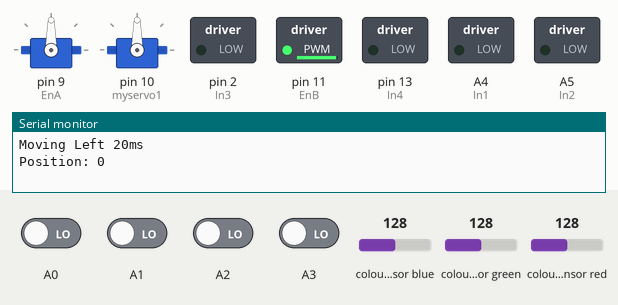
Bench run of a sketch on a simulated Arduino Uno, built with avr-gcc and run on an emulated ATmega328P. On the bench: 2 × servo, switched loads named in the sketch (green lamp = pin HIGH), the last lines printed to the serial monitor. Wiring (inferred from the names in the program): TCS3200 colour sensor: output pin 8; S2 pin 7; S3 pin 6; S0 pin 3; S1 pin 4. Dashed ring = blinking. Inputs (shaded band) come from the test bench; at power-on: A0–3 LOW, colour sensor blue 128, colour sensor green 128, colour sensor red 128. Pins used as bus, display or sensor lines are not drawn.

Above: at 11.2 s.
11.3 s: A2 driven HIGH
At 12.6 s:
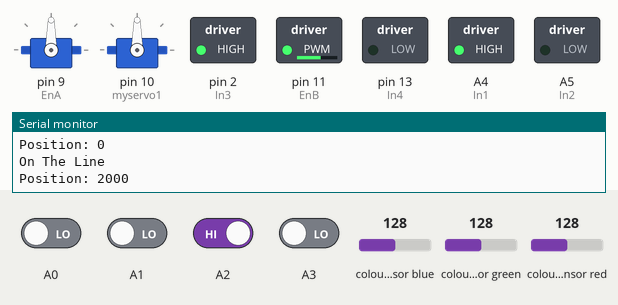
14.3 s: A1 driven HIGH
At 15.3 s:
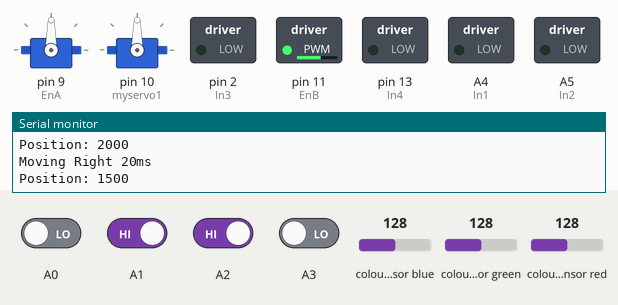
20.3 s: A0 driven HIGH
At 21.57 s:
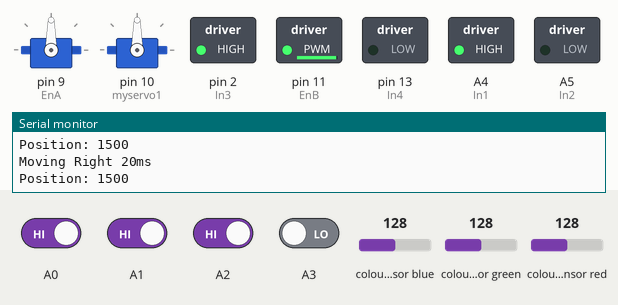
23.3 s: A0 driven LOW
At 25.5 s:
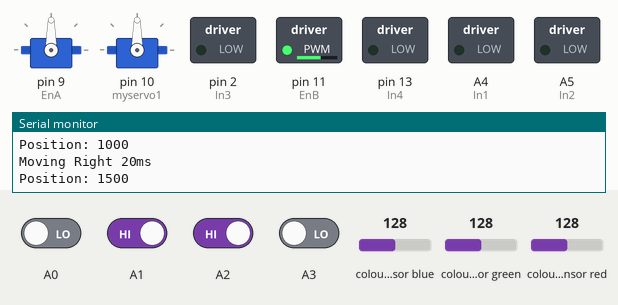
Timing chart, 0 to 27.3 s (numbered marks = the images above; inputs shaded):
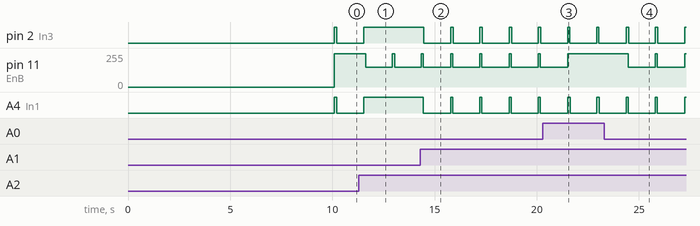

Measured:
- after the input at 11.3 s, pin 2 (In3), A4 (In1): goes on until 11.5 s, then stays HIGH; pin 11 (EnB): 250/255 → 150/255 after 0.33 s, → 250/255 1.3 s later, → 150/255 0.11 s later
- after the input at 14.3 s, pin 2 (In3): alternates HIGH for 0.13 s and LOW for 1.3 s, starting after 0.18 s; A4 (In1): alternates HIGH for 0.11 s and LOW for 1.3 s, starting after 0.16 s
- after the input at 20.3 s, pin 11 (EnB): goes on until 21.5 s, then stays 250/255
- after the input at 23.3 s, pin 11 (EnB): alternates 250/255 for 0.11 s and 150/255 for 1.3 s, starting after 1.2 s

The sketch:

Clanker1.ino
```cpp
#include <Servo.h>
#include <QTRSensors.h>

Servo myservo;  // create servo object to control a servo
Servo myservo1;


#define S0 3
#define S1 4
#define S2 7
#define S3 6
#define sensorOut 8
#define OE 5


//white
int white[] = {20, 20, 20};
bool whiteFlag[] = {false, false, false};
int frequency = 0;
int difference = 0;
//black
int black [] = {129, 170, 170};
bool blackFlag[] = {false, false, false};
int frequencyB = 0;
int differenceB = 0;
//purple
int purp[] = {90, 110, 75};
bool purpFlag[] = {false, false, false};
int frequencyC = 0;
int differenceC = 0;
//yellow
int yellow[] = {33, 53, 61};
bool yellowFlag[] = {false, false, false};
int frequencyD = 0;
int differenceD = 0;

//ultrasonic
const int echoPin = (12);
const int trigPin = (11);
int duration, distance;
unsigned long c_time;
unsigned long p_time;
unsigned long t_time;
//wheels
const int In1 = A4;
const int In2 = A5;
const int In3 = 2;
const int In4 = 13;
const int EnA = 9;
const int EnB = 11;
const uint8_t SensorCount = 4;
uint16_t sensorValues[SensorCount];

QTRSensors qtrA;
QTRSensors qtrB;

void setup() {

  for (uint16_t i = 0; i < 400; i++){
    qtrB.calibrate();
    Serial.print("Calibrated: ");
    Serial.println(i);
  }
  pinMode(S0, OUTPUT);
  pinMode(S1, OUTPUT);
  pinMode(S2, OUTPUT);
  pinMode(S3, OUTPUT);
  pinMode(OE, OUTPUT);
  pinMode(sensorOut, INPUT);

  digitalWrite(S0,HIGH);
  digitalWrite(S1,LOW);
  digitalWrite(OE, LOW);

  myservo.attach(9);
  myservo1.attach(10);
  qtrA.setTypeRC();

  pinMode(trigPin, OUTPUT);
  pinMode(echoPin, INPUT);

  qtrA.setSensorPins((const uint8_t[]){A0, A1, A2, A3}, SensorCount);

  pinMode(In1, OUTPUT);
  pinMode(In2, OUTPUT);
  pinMode(In3, OUTPUT);
  pinMode(In4, OUTPUT);

  Serial.begin(9600);

}

void loop() {
 //Claw();
 //Clench();
 Wheels();
 Line();
 StayOnTheLine();
 sensorfunc();
 White();
 Black();
 Yellow();
 Purple();

}

/*void Claw(){

  if(millis() - p_time > 250){
  p_time = millis();
  digitalWrite(trigPin, LOW);
  delayMicroseconds(2);
  digitalWrite(trigPin, HIGH);
  delayMicroseconds(10);
  digitalWrite(trigPin, LOW);
  long duration = pulseIn(echoPin, HIGH);
  distance = duration * 0.034 / 2;
  //Serial.println(distance);
  }
}*/

void StayOnTheLine(){
  uint16_t position = qtrA.readLineBlack(sensorValues);
  if (position > 1300 && position < 1600){
    digitalWrite(In1, LOW);
    digitalWrite(In3, HIGH);
    Serial.println("Moving Right 20ms");
    analogWrite(EnB,150);
    delay(20);
    digitalWrite(In1, LOW);
    digitalWrite(In3, LOW);
  }

  if (position < 1300){
    digitalWrite(In1, HIGH);
    digitalWrite(In3, LOW);
    analogWrite(EnA, 170);
    Serial.println("Moving Left 20ms");
    delay(20);
    digitalWrite(In1, LOW);
    digitalWrite(In3, LOW);
  }
  if (position > 1600){
    digitalWrite(In1, HIGH);
    digitalWrite(In3, HIGH);
    analogWrite(EnA, 170);
    analogWrite(EnB,150);
    Serial.println("On The Line");
  }

}
void sensorfunc() {

  // this code can be updated to use the built in location function in qtr
  uint16_t position = qtrA.readLineBlack(sensorValues);
  Serial.print("Position: ");
  Serial.println(position);
  delay(500);

}

void Line(){

if (millis() - t_time > 250){
  t_time = millis();
  qtrA.read(sensorValues);
}
  //print the sensor values as numbers from 0 to 1023, where 0 means maximum
  //reflectance and 1023 means minimum reflectance
  for (uint8_t i = 0; i < SensorCount; i++)
  {
    //Serial.print(sensorValues[i]);
    //Serial.print('\t');
  }
  //Serial.println();

  delay(100);

}
/*void Clench(){

  if (distance <= 7){
    delay(250);
    myservo.write(90);
    myservo1.write(90);

  }
  else
  {
   delay(250);
   myservo.write(180);
   myservo1.write(0);

  }
}*/
void White()
{
   // Setting red filtered photodiodes to be read
  digitalWrite(S2,LOW);
  digitalWrite(S3,LOW);

  // Reading the output frequency
  frequency = pulseIn(sensorOut, LOW);
  difference = frequency - white[0];
  if(abs(difference)<15){
    whiteFlag[0] = true;
  }
  delay(50);

  // Setting Green filtered photodiodes to be read
  digitalWrite(S2,HIGH);
  digitalWrite(S3,HIGH);

  // Reading the output frequency
  frequency = pulseIn(sensorOut, LOW);
  difference = frequency - white[1];
  if(abs(difference)<15){
    whiteFlag[1] = true;
  }
  delay(50);

  // Setting Blue filtered photodiodes to be read
  digitalWrite(S2,LOW);
  digitalWrite(S3,HIGH);

  // Reading the output frequency
  frequency = pulseIn(sensorOut, LOW);
  difference = frequency - white[2];
  if(abs(difference)<15){
    whiteFlag[2] = true;
  }
  if (whiteFlag[0] && whiteFlag[1] && whiteFlag[2]){
    Serial.println("It is white");
  }else{
    //Serial.println("UNKNOWN");
  }
  whiteFlag[0] = false; whiteFlag[1] = false; whiteFlag[2] = false;
  delay(100);

   // Setting red filtered photodiodes to be read
  digitalWrite(S2,LOW);
  digitalWrite(S3,LOW);

  // Reading the output frequency
  frequency = pulseIn(sensorOut, LOW);

  // Printing the value on the serial monitor
  //Serial.print("R= ");//printing name
  //Serial.print(frequency);//printing RED color frequency
  //Serial.print("  ");

  // Setting Green filtered photodiodes to be read
  digitalWrite(S2,HIGH);
  digitalWrite(S3,HIGH);

  // Reading the output frequency
  frequency = pulseIn(sensorOut, LOW);

  // Printing the value on the serial monitor
  //Serial.print("G= ");//printing name
  //Serial.print(frequency);//printing Green color frequency
  //Serial.print("  ");

  // Setting Blue filtered photodiodes to be read
  digitalWrite(S2,LOW);
  digitalWrite(S3,HIGH);

  // Reading the output frequency
  frequency = pulseIn(sensorOut, LOW);

  // Printing the value on the serial monitor
  //Serial.print("B= ");//printing name
  //Serial.print(frequency);//printing Blue color frequency
  //Serial.println("  ");

}

void Black(){

  digitalWrite(S2,LOW);
  digitalWrite(S3,LOW);

  frequencyB = pulseIn(sensorOut, LOW);
  difference = frequencyB - black[0];
  if(abs(difference)<15){
    blackFlag[0] = true;
  }
  delay(50);

  digitalWrite(S2,HIGH);
  digitalWrite(S3,HIGH);

  frequencyB = pulseIn(sensorOut, LOW);
  difference = frequencyB - black[1];
  if(abs(difference)<15){
    blackFlag[1] = true;
  }
  delay(50);

  digitalWrite(S2,LOW);
  digitalWrite(S3,HIGH);

  frequencyB = pulseIn(sensorOut, LOW);
  difference = frequencyB - black[2];
  if(abs(difference)<15){
    blackFlag[2] = true;
  }
  if (blackFlag[0] && blackFlag[1] && blackFlag[2]){
    Serial.println("It is black");
  }else{
    //Serial.println("UNKNOWN");
  }
  blackFlag[0] = false; blackFlag[1] = false; blackFlag[2] = false;
  delay(100);

  digitalWrite(S2,LOW);
  digitalWrite(S3,LOW);

  frequencyB = pulseIn(sensorOut, LOW);

  digitalWrite(S2,HIGH);
  digitalWrite(S3,HIGH);

  frequencyB = pulseIn(sensorOut, LOW);

  digitalWrite(S2,LOW);
  digitalWrite(S3,HIGH);

  frequencyB = pulseIn(sensorOut, LOW);
}

void Purple(){

  digitalWrite(S2,LOW);
  digitalWrite(S3,LOW);

  frequencyC = pulseIn(sensorOut, LOW);
  difference = frequencyC - purp[0];
  if(abs(difference)<15){
    purpFlag[0] = true;
  }
  delay(50);

  digitalWrite(S2,HIGH);
  digitalWrite(S3,HIGH);

  frequencyC = pulseIn(sensorOut, LOW);
  difference = frequencyC - purp[1];
  if(abs(difference)<15){
    purpFlag[1] = true;
  }
  delay(50);

  digitalWrite(S2,LOW);
  digitalWrite(S3,HIGH);

  frequencyC = pulseIn(sensorOut, LOW);
  difference = frequencyC - purp[2];
  if(abs(difference)<15){
    purpFlag[2] = true;
  }
  if (purpFlag[0] && purpFlag[1] && purpFlag[2]){
    Serial.println("It is Purple");
  }else{
    //Serial.println("UNKNOWN");
  }
  purpFlag[0] = false; purpFlag[1] = false; purpFlag[2] = false;
  delay(100);

  digitalWrite(S2,LOW);
  digitalWrite(S3,LOW);

  frequencyC = pulseIn(sensorOut, LOW);

  digitalWrite(S2,HIGH);
  digitalWrite(S3,HIGH);

  frequencyC = pulseIn(sensorOut, LOW);

  digitalWrite(S2,LOW);
  digitalWrite(S3,HIGH);

  frequencyC = pulseIn(sensorOut, LOW);
}

void Yellow(){
  digitalWrite(S2,LOW);
  digitalWrite(S3,LOW);

  frequencyD = pulseIn(sensorOut, LOW);
  difference = frequencyD - yellow[0];
  if(abs(difference)<15){
    yellowFlag[0] = true;
  }
  delay(50);

  digitalWrite(S2,HIGH);
  digitalWrite(S3,HIGH);

  frequencyD = pulseIn(sensorOut, LOW);
  difference = frequencyD - yellow[1];
  if(abs(difference)<15){
    yellowFlag[1] = true;
  }
  delay(50);

  digitalWrite(S2,LOW);
  digitalWrite(S3,HIGH);

  frequencyD = pulseIn(sensorOut, LOW);
  difference = frequencyD - yellow[2];
  if(abs(difference)<15){
    yellowFlag[2] = true;
  }
  if (yellowFlag[0] && yellowFlag[1] && yellowFlag[2]){
    Serial.println("It is Yellow");
  }else{
    //Serial.println("UNKNOWN");
  }
  yellowFlag[0] = false; yellowFlag[1] = false; yellowFlag[2] = false;
  delay(100);

  digitalWrite(S2,LOW);
  digitalWrite(S3,LOW);

  frequencyD = pulseIn(sensorOut, LOW);

  digitalWrite(S2,HIGH);
  digitalWrite(S3,HIGH);

  frequencyD = pulseIn(sensorOut, LOW);

  digitalWrite(S2,LOW);
  digitalWrite(S3,HIGH);

  frequencyD = pulseIn(sensorOut, LOW);
}

void Wheels()
{
  if (whiteFlag || blackFlag == true){
  digitalWrite(In1, HIGH);
  digitalWrite(In3, HIGH);
  analogWrite(EnA, 250);
  analogWrite(EnB, 250);
  }
  else if (yellowFlag == true){
  digitalWrite(In1, HIGH);
  digitalWrite(In3, LOW);
  analogWrite(EnA, 250);
  }
  if(whiteFlag || blackFlag == true){
  digitalWrite(In1, HIGH);
  digitalWrite(In3, HIGH);
  analogWrite(EnA, 250);
  analogWrite(EnB, 250);
  }
  else if (purpFlag == true){
  digitalWrite(In1, LOW);
  digitalWrite(In3, HIGH);
  analogWrite(EnB, 250);
  }
}
```
